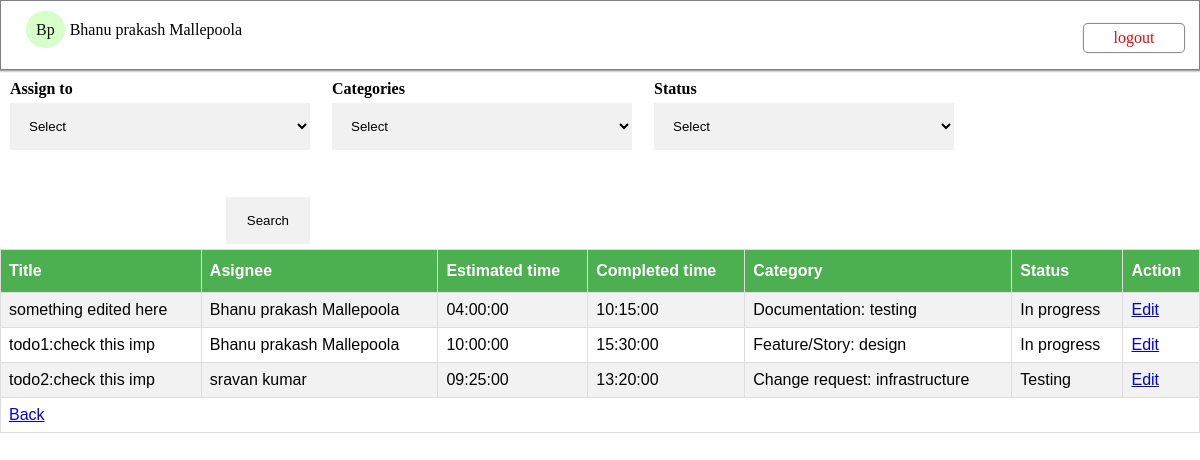
The page /view_todos.php (signed in) on the database its author committed.
### tables this page shows
CREATE TABLE `todo_details` (
  `sno` int(11) NOT NULL,
  `title` varchar(255) DEFAULT NULL,
  `assignee` varchar(30) DEFAULT NULL,
  `estimated` varchar(30) DEFAULT NULL,
  `completed` varchar(30) DEFAULT NULL,
  `categories` varchar(30) DEFAULT NULL,
  `status` varchar(30) DEFAULT NULL,
  `cdate` varchar(30) DEFAULT NULL,
  `udate` varchar(30) DEFAULT NULL
);

### view_todos.php (the view, shortened to what this page needs)
<?php
 require("data.php");
 require("config.php");
 function generateTodoList($link,$data,$post){
    $users = $data['users'];
    $categories = $data['categories'];
    $status = $data['status'];
    $sql = " SELECT * FROM todo_details where sno > 0 ";
    $result = mysqli_query($link, $sql);
    $todolist = array();
    if (mysqli_num_rows($result) > 0) {
     while($row = mysqli_fetch_assoc($result)) {
        $todolist[$row['sno']]['title'] = $row['title'];
        $todolist[$row['sno']]['assignee'] = $row['assignee'];
        $todolist[$row['sno']]['estimated'] = $row['estimated'];
        $todolist[$row['sno']]['completed'] = $row['completed'];
        $todolist[$row['sno']]['categories'] = $row['categories'];
        $todolist[$row['sno']]['status'] = $row['status'];
       }
    } else {
        $todolist = array();
    }
   $table  = '';
   $table .= '<table id="customers">';
   $table .= '<tr>
                <th>Title</th>
                <th>Asignee</th>
                <th>Estimated time</th>
                <th>Completed time</th>
                <th>Category</th>
                <th>Status</th>
                <th>Action</th>
             </tr>';
   foreach($todolist AS $tid => $val){
      $table .= '<tr>
                  <td>'.$val['title'].'</td>
                  <td>'.$users[$val['assignee']].'</td>
                  <td>'.$val['estimated'].'</td>
                  <td>'.$val['completed'].'</td>
                  <td>'.$categories[$val['categories']].'</td>
                  <td>'.$status[$val['status']].'</td>
                  <td><a href="add_todo.php?tid='.$tid.'" >Edit</a></td>
                </tr>';
   }
   $table .= '  <tr>
                  <td colspan = "7" >
                      <a href="welcome.php" >Back</a>
                  </td>
                </tr>';
   $table .= '</table>';
   return $table;
 }
 $post = array();
$str = htmlspecialchars($_SESSION["username"]);
$words = explode(' ', $str);
$result = $words[0][0]. $words[1][0];
 $output = '';
 $output .= '<!DOCTYPE html>
            <html lang="en">
            <head>
                <meta charset="UTF-8">
                <title>View todo list</title>
                <link href="css/welcome.css" rel="stylesheet">
            </head>
            <body>
                <div class="page-header">
                    <div class="usr-title" ><span class="usr-icon" >'.$result.'</span>'.$str.'</div>
                    <div class="logout">
                      <a href="logout.php" style="text-decoration: none;color: red;" class="btn btn-danger">logout</a>
                    </div>
                </div>
                <div class="outer-container" >
                   <div style="float: left;display: block;margin: 5px 10px;">
                    <form action="'.htmlspecialchars($_SERVER["PHP_SELF"]).'" method="post" class="search-form">
                        <div class="field_search_wrapper">
                           <label for="assignee"><b>Assign to</b></label>
                           <select name="assinee" >
                             '.produkt_options($data['users'], array(""=>"Select"),$post['assinee']).'
                           </select>
                        </div>
                        <div class="field_search_wrapper">
                           <label for="category"><b>Categories</b></label>
                           <select name="category" >
                             '.produkt_options($data['categories'], array(""=>"Select"),$post['category']).'
                           </select>
                        </div>
                        <div class="field_search_wrapper">
                           <label for="status"><b>Status</b></label>
                           <select name="status" >
                             '.produkt_options($data['status'], array(""=>"Select"),$post['status']).'
                           </select>
                        </div>
                        <input type="hidden" name="edit" value="'.$post['search'].'" />
                        <div class="field_search_wrapper" style="margin-top: 25px;">
                            <button type="submit" class="form-submit">Search</button>
                        </div>
                    </form>
                </div>
                  <div>'.generateTodoList($link,$data,$post).'</div>
                </div>
            </body>
            </html>';
echo $output;
?>

### data.php
<?php
 require("config.php");
 $data = array();
 function produkt_options($options, $default, $selected = null){
    $output = array();
    foreach ($default as $key => $name) {
        $output[] = '<option value="'.$key.'" '.$selValue.'>'.$name.'</option>';
    }
    foreach ($options as $key => $name) {
        $selValue = ($key == $selected & is_numeric($selected))? 'selected="selected"' : '';
        $output[] = '<option value="'.$key.'" '.$selValue.'>'.$name.'</option>';
    }
    return implode('', $output);
}
 $data['categories'] = array("",
                             "Automation-testing",
                             "Bug: design",
                             "Bug: functional",
                             "Bug: regression",
                             "Change request: design",
                             "Change request: functional",
                             "Change request: infrastructure",
                             "Documentation: development",
                             "Documentation: project management",
                             "Documentation: testing",
                             "Feature/Story: design",
                             "Feature/Story: functional",
                             "Feature/Story: infrastructure",
                             "Performance testing",
                             "Research",
                             "Security testing"
                            ) ;
 unset($data['categories'][0]);
  $data['status'] = array("",
                          "In progress",
                          "Testing",
                          "Completed",
                         );
 unset($data['status'][0]);
  $sql = "SELECT id, username, mail FROM users";
  $result = mysqli_query($link, $sql);
  if (mysqli_num_rows($result) > 0) {
     while($row = mysqli_fetch_assoc($result)) {
        $data['users'][$row['id']] = $row['username'];
        $data['mail'][$row['id']] = $row['mail'];
     }
  } else {
       $data['users'] = array();
  }
?>

### css/welcome.css (style rules this page uses)
body { width: 100%; height: 100%; display: block; float: left; background: white; margin: 0px !important; }
.page-header { background: white; min-height: 70px; box-sizing: border-box; box-shadow: gray 0px 0px 2px 1px; border: 1px solid gray; }
.usr-title { width: 300px; float: left; display: block; margin: 20px 20px; }
.usr-icon { padding: 10px 10px; margin: 0px 5px; border-radius: 20px; background: #d6ffca; color: #101010; }
.logout { float: right; width: 100px; text-align: center; margin: 23px 15px; padding: 5px 0px; border-radius: 4px; color: #ff0000ad; box-sizing: border-box; box-shadow: gray 0px 0px 1px 1px; }
.outer-container { width: 100%; float: left; display: block; }
input[type=text],select { width: 100%; padding: 15px; margin: 5px 0 22px 0; display: inline-block; border: none; background: #f1f1f1; }
.form-submit { float: right; width: auto; background: #f1f1f1; border: 1px solid #f1f1f1; padding: 15px 20px; }
#customers { font-family: Arial, Helvetica, sans-serif; border-collapse: collapse; width: 100%; }
#customers td, #customers th { border: 1px solid #ddd; padding: 8px; }
#customers tr:nth-child(even) { background-color: #f2f2f2; }
#customers th { padding-top: 12px; padding-bottom: 12px; text-align: left; background-color: #4CAF50; color: white; }
.field_search_wrapper { float: left; margin-right: 22px; width: 300px; }

### rows shown on the page
todo_details: title "something edited here", assignee "Bhanu prakash Mallepoola", estimated "04:00:00", completed "10:15:00", categories "Documentation: testing", status "In progress"
todo_details: title "todo1:check this imp", assignee "Bhanu prakash Mallepoola", estimated "10:00:00", completed "15:30:00", categories "Feature/Story: design", status "In progress"
todo_details: title "todo2:check this imp", assignee "sravan kumar", estimated "09:25:00", completed "13:20:00", categories "Change request: infrastructure", status "Testing"

### other values the page prints
$result "Bp"
$str "Bhanu prakash Mallepoola"
form field assinee "Select"
form field category "Select"
form field status "Select"
